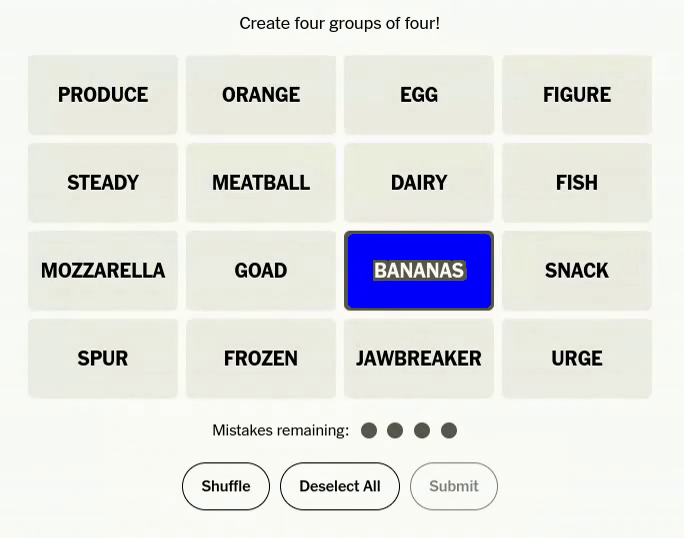
#> input picture frame 50 of Image and Sound Processing/KunleOguntoye_HW3/part3/p3a_video1_today_matlab.mp4, 684 x 538 px, given in place of p3a_video1.mp4, which was not available
$ python p3a_code.py
#> lines starting #> are read from the running program, lines starting #| are printed output that depends on the picture; after the words box and inside, x2 and y2 are one past the last pixel; in counts of white or black regions, pixels touching at a corner belong together; pictures that were not available may be replaced by others from this repository, and a replacement may not be noted
import cv2 as cv
import numpy as np
import matplotlib.pyplot as plt


video_path = 'p3a_video1.mp4'


cap = cv.VideoCapture(video_path)

fourcc = cv.VideoWriter_fourcc(*'mp4v')  # or 'XVID', 'MJPG', 'DIVX', etc.
frame_rate = cap.get(cv.CAP_PROP_FPS)
frame_size = (int(cap.get(cv.CAP_PROP_FRAME_WIDTH)), int(cap.get(cv.CAP_PROP_FRAME_HEIGHT)))
# print(frame_rate, frame_size)
output_video_path = video_path.split('.')[0] + '_test.mp4'
out = cv.VideoWriter(output_video_path, fourcc, frame_rate, frame_size, False)


window_name = 'image'
if not cap.isOpened():
  exit()


while cap.isOpened():
    # Capture frame-by-frame
    ret, frame = cap.read()
#> frame is the input picture: shape (538, 684, 3); mean B, G, R 226.6, 228.1, 227.4
    print(frame)
#> (printed output is left out)

    if not ret:
        break

    # rgb_frame = cv.cvtColor(frame, cv.COLOR_BGR2RGB)
    image = cv.cvtColor(frame, cv.COLOR_BGR2GRAY)
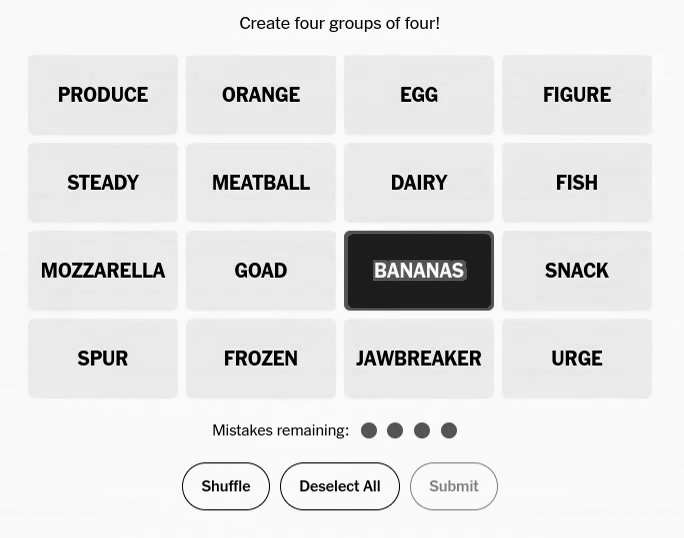
#> image: shape (538, 684); min 0, max 255, mean 227.7

    # Apply a binary threshold to the grayscale frame
    ret, image = cv.threshold(image, 230, 255, cv.THRESH_BINARY_INV)
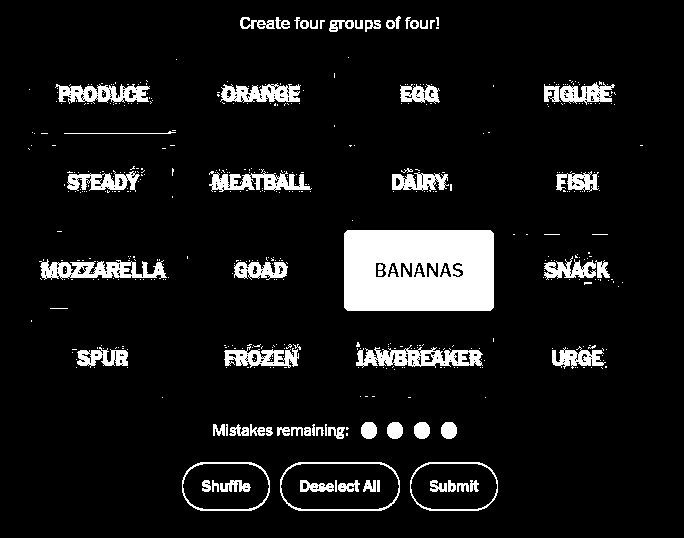
#> image: shape (538, 684); 8.6% white; 484 white regions (414 under 20 px), largest, box (x1, y1, x2, y2) and area: (344, 230, 494, 311) 11538, (356, 345, 483, 368) 1611, (39, 259, 167, 280) 1493


    kernel_erode2 = cv.getStructuringElement(cv.MORPH_RECT,(8, 8))
    image = cv.erode(image, kernel_erode2, iterations=1 )
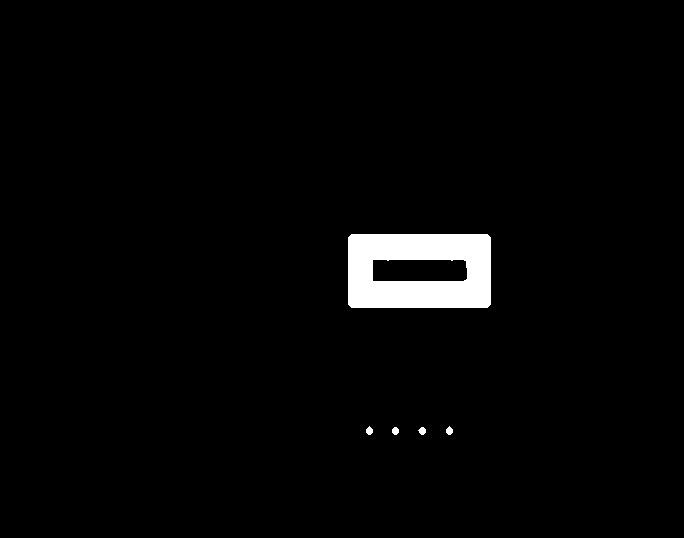
#> image: shape (538, 684); 2.4% white; 5 white regions, box (x1, y1, x2, y2) and area: (348, 234, 491, 308) 8602, (366, 426, 373, 435) 45, (418, 427, 426, 435) 45, (446, 426, 453, 435) 45, (392, 427, 399, 435) 44
    image = ~image

    frame[:410, :][image[:410, :]==0]=[255, 0, 0]
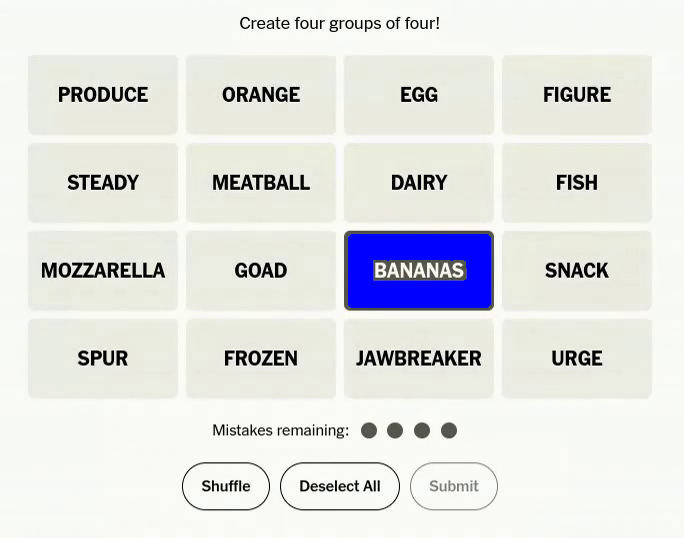
#> frame: shape (538, 684, 3); 2.33% of pixels changed, all inside (x1, y1, x2, y2) = (348, 234, 491, 308)

    # plt.show()
    out.write(frame)
    cv.imshow("AI",frame)
    if cv.waitKey(1) & 0xFF == ord('q'):  # Press 'q' to exit
#> (key q is pressed here)
        break

cap.release()
out.release()
cv.destroyAllWindows()

$ run again, starting later in the video
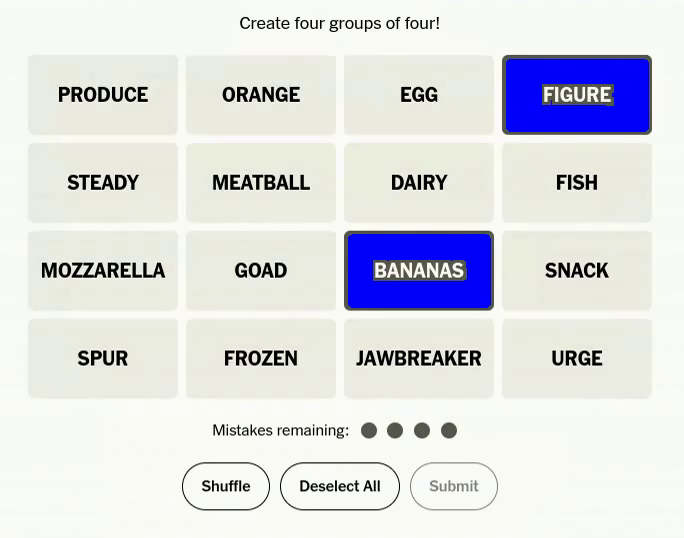
#> input picture frame 225 of Image and Sound Processing/KunleOguntoye_HW3/part3/p3a_video1_today_matlab.mp4, 684 x 538 px, given in place of p3a_video1.mp4, which was not available
#> frame is the input picture: shape (538, 684, 3); mean B, G, R 226.4, 221.8, 221
#> (printed output is left out)
#> `ret, image = cv.threshold(image, 230, 255, cv.THRESH_BINARY_INV)`:
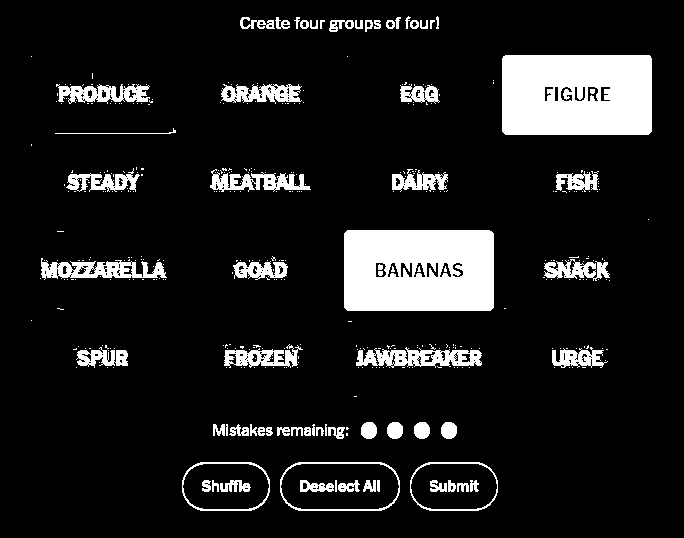
#> image: shape (538, 684); 11.5% white; 395 white regions (326 under 20 px), largest, box (x1, y1, x2, y2) and area: (502, 55, 652, 135) 11592, (344, 230, 494, 311) 11532, (356, 347, 482, 368) 1590
#> `frame[:410, :][image[:410, :]==0]=[255, 0, 0]`:
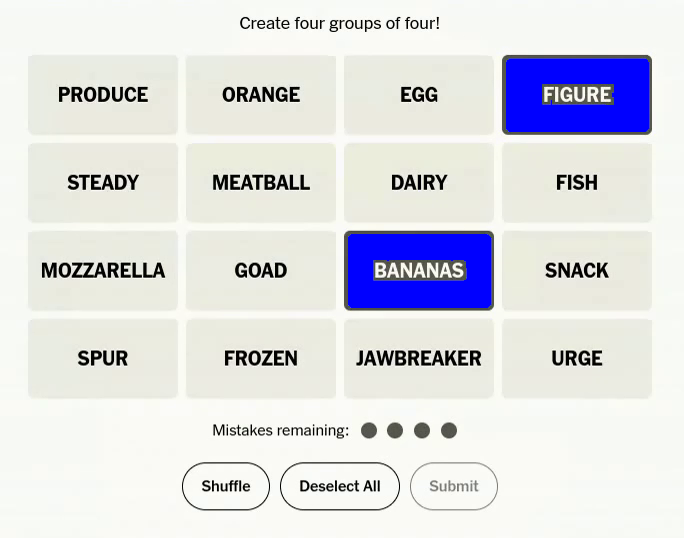
#> frame: shape (538, 684, 3); 4.75% of pixels changed, all inside (x1, y1, x2, y2) = (348, 59, 649, 308)

$ run again, starting later in the video
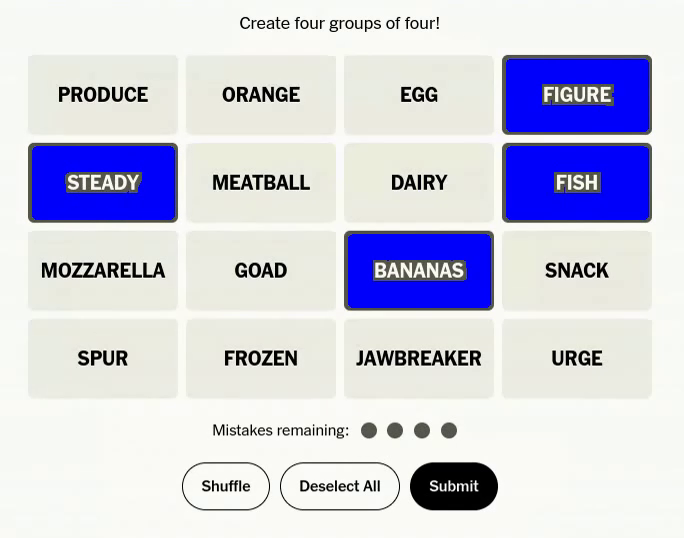
#> input picture frame 400 of Image and Sound Processing/KunleOguntoye_HW3/part3/p3a_video1_today_matlab.mp4, 684 x 538 px, given in place of p3a_video1.mp4, which was not available
#> frame is the input picture: shape (538, 684, 3); mean B, G, R 224.5, 206.4, 205.8
#> (printed output is left out)
#> `ret, image = cv.threshold(image, 230, 255, cv.THRESH_BINARY_INV)`:
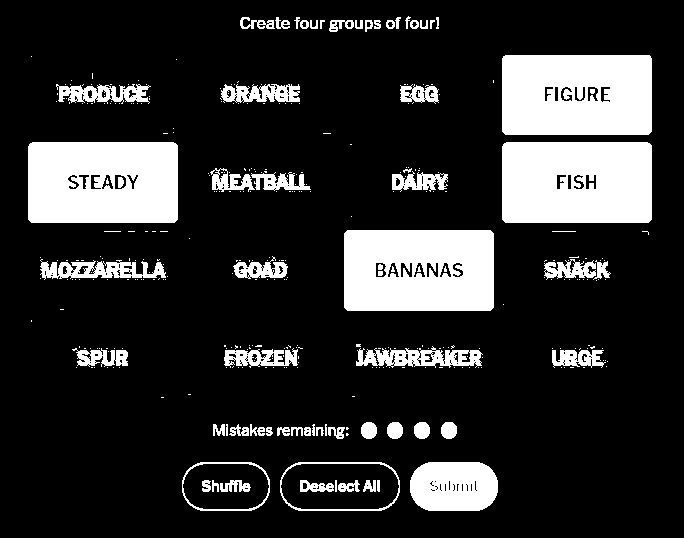
#> image: shape (538, 684); 18.3% white; 349 white regions (280 under 20 px), largest, box (x1, y1, x2, y2) and area: (502, 142, 652, 223) 11880, (28, 142, 178, 223) 11678, (502, 55, 652, 135) 11593
#> `frame[:410, :][image[:410, :]==0]=[255, 0, 0]`:
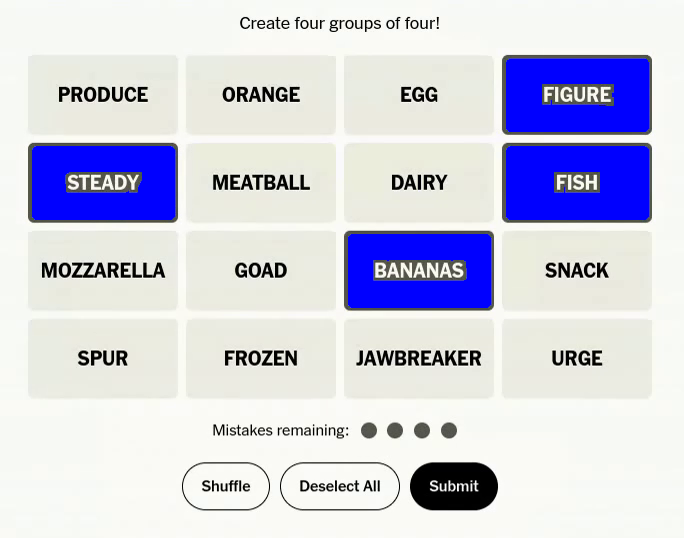
#> frame: shape (538, 684, 3); 9.78% of pixels changed, all inside (x1, y1, x2, y2) = (32, 59, 649, 308)
